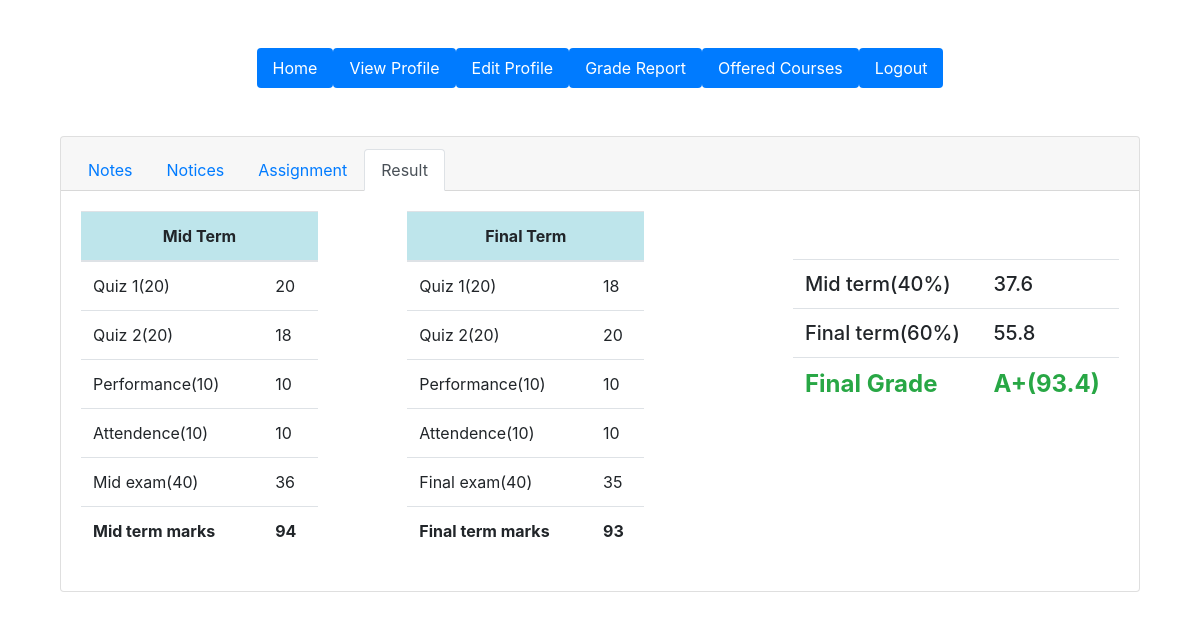
The app's page /students/result.php?eid=1 (signed in) with its own data.
### tables this page shows
CREATE TABLE `enrolledcourse` (
  `id` int(10) NOT NULL,
  `sId` int(10) NOT NULL,
  `cName` varchar(30) NOT NULL,
  `midQuiz1` int(5) DEFAULT NULL,
  `midQuiz2` int(5) DEFAULT NULL,
  `finalQuiz1` int(5) DEFAULT NULL,
  `finalQuiz2` int(5) DEFAULT NULL,
  `midAttendence` int(5) DEFAULT NULL,
  `midPerformance` int(5) DEFAULT NULL,
  `finalAttendence` int(5) DEFAULT NULL,
  `day` varchar(20) NOT NULL,
  `finalPerformance` int(5) DEFAULT NULL,
  `midExam` int(5) DEFAULT NULL,
  `finalExam` int(5) DEFAULT NULL,
  `time` varchar(20) NOT NULL
);

### students/gradeCalculate.php (called while the page is built)
<?php
  function gradeCalculate($total)
  {
    $grade = "";
    if($total >= 0 && $total < 50){
      $grade = "F";
    }
    else if($total >= 50 && $total < 55){
      $grade = "D";
    }
    else if($total >= 55 && $total < 60){
      $grade = "D+";
    }
    else if($total >= 60 && $total < 65){
      $grade = "C";
    }
    else if($total >= 65 && $total < 70){
      $grade = "C+";
    }
    else if($total >= 70 && $total < 80){
      $grade = "B";
    }
    else if($total >= 80 && $total < 85){
      $grade = "B+";
    }
    else if($total >= 85 && $total < 90){
      $grade = "A";
    }
    else{
      $grade = "A+";
    }
    return $grade;
  }
?>

### students/result.php (the view, shortened to what this page needs)
<?php
require '../model/dataaccess.php';
require 'gradeCalculate.php';
$course = array();
?>
<!DOCTYPE html>
<html lang="en">
<head>
    <link rel="stylesheet" href="https://cdnjs.cloudflare.com/ajax/libs/font-awesome/5.15.3/css/all.min.css">
    <link rel="stylesheet" href="../css/bootstrap.min.css">
		<?php
			if($connection->connect_error){
				die("connection failed:" . $connection->connect_error);
			}
			else{
				$eId = $_GET["eid"] ;
				$sql = "SELECT * FROM enrolledcourse WHERE id = '$eId'";
				$result = $connection->query($sql);
				if($result->num_rows > 0)
				{
						while($row = $result->fetch_assoc())
						{
								$course = $row;
						}
				}
				else{
					$resultErr = "No result Available!!";
				}
			}
		?>
</head>
<body>
		<div class="container">
			<ul class="nav nav-pills justify-content-center mt-5  ">
			  <li class="nav-items">
			    <a class="nav-link active " href="http://localhost/My Project/Project/students/home.php">Home</a>
			  </li>
			  <li class="nav-items">
			    <a class="nav-link active" href="http://localhost/My Project/Project/students/viewProfile.php">View Profile</a>
			  </li>
			  <li class="nav-items">
			    <a class="nav-link active" href="http://localhost/My Project/Project/students/editProfile.php">Edit Profile</a>
			  </li>
			  <li class="nav-items">
			    <a class="nav-link active" href="http://localhost/My Project/Project/students/gradeReport.php">Grade Report</a>
			  </li>
			  <li class="nav-items">
					<a class="nav-link active" href="http://localhost/My Project/Project/students/offeredCourses.php">Offered Courses</a>
				</li>
			  <li class="nav-items">
			    <a class="nav-link active" href="http://localhost/My Project/Project/logout.php">Logout</a>
			  </li>
			</ul>
			<div class="container my-5">
        <div class="card">
            <div class="card-header">
              <ul class="nav nav-tabs card-header-tabs">
                <li class="nav-item">
                  <a href="http://localhost/My Project/Project/students/classDetails.php?eid=<?php echo $_GET["eid"]; ?>" class="nav-link ">Notes</a>
                </li>
                <li class="nav-item">
                  <a href="http://localhost/My Project/Project/students/notice.php?eid=<?php echo $_GET["eid"]; ?>" class="nav-link">Notices</a>
                </li>
				<li class="nav-item">
                  <a href="http://localhost/My Project/Project/students/assignment.php?eid=<?php echo $_GET["eid"]; ?>" class="nav-link">Assignment</a>
                </li>
				<li class="nav-item">
                  <a href="http://localhost/My Project/Project/students/result.php?eid=<?php echo $_GET["eid"]; ?>" class="nav-link active">Result</a>
                </li>
              </ul>
            </div>
            <div class="card-body ">
				<div class="row">
					<div class="col-md-3">
		                <table class="table">
							<thead class="text-center table-info">
								<th colspan="2">Mid Term</th>
							</thead>
							<tbody>
			                	<tr>
			                		<td>Quiz 1(20)</td>
									<td><?php echo $course["midQuiz1"]; ?></td>
			                	</tr>
								<tr>
			                		<td>Quiz 2(20)</td>
									<td><?php echo $course["midQuiz2"]; ?></td>
			                	</tr>
								<tr>
			                		<td>Performance(10)</td>
									<td><?php echo $course["midPerformance"]; ?></td>
			                	</tr>
								<tr>
			                		<td>Attendence(10)</td>
									<td><?php echo $course["midAttendence"]; ?></td>
			                	</tr>
								<tr>
			                		<td>Mid exam(40)</td>
									<td><?php echo $course["midExam"]; ?></td>
			                	</tr>
								<tr class="">
			                		<th>Mid term marks</th>
									<th><?php echo $mt = $course["midQuiz1"]+$course["midQuiz2"]+$course["midPerformance"]+ $course["midAttendence"]+$course["midExam"]; ?></th>
			                	</tr>
							</tbody>
		                </table>
					</div>
				<div class="col-md-3 mx-auto">
	                <table class="table">
						<thead class="text-center table-info">
							<th colspan="2">Final Term</th>
						</thead>
						<tbody>
							<tr>
								<td>Quiz 1(20)</td>
								<td><?php echo $course["finalQuiz1"]; ?></td>
							</tr>
							<tr>
								<td>Quiz 2(20)</td>
								<td><?php echo $course["finalQuiz2"]; ?></td>
							</tr>
							<tr>
								<td>Performance(10)</td>
								<td><?php echo $course["finalPerformance"]; ?></td>
							</tr>
							<tr>
								<td>Attendence(10)</td>
								<td><?php echo $course["finalAttendence"]; ?></td>
							</tr>
							<tr>
		                		<td>Final exam(40)</td>
								<td><?php echo $course["finalExam"]; ?></td>
		                	</tr>
							<tr class="">
		                		<th>Final term marks</th>
								<th><?php echo $ft = $course["finalQuiz1"]+$course["finalQuiz2"]+$course["finalPerformance"]+ $course["finalAttendence"]+$course["finalExam"]; ?></th>
		                	</tr>
						</tbody>
	                </table>
				</div>
				<div class="col-md-4 ml-auto">
	                <table class="table table-borderless mt-5">
						<tbody>
							<tr class="h5">
								<td>Mid term(40%)</td>
								<td><?php echo $mft = ($mt*0.4); ?></td>
							</tr>
							<tr class="h5">
								<td>Final term(60%)</td>
								<td><?php echo $ftf = ($ft*0.6); ?></td>
							</tr>
							<tr class="h4 text-success">
		                		<th>Final Grade</th>
								<th ><?php $total=$mft+$ftf; echo gradeCalculate($total)."(".($mft+$ftf).")";?></th>
		                	</tr>
						</tbody>
	                </table>
				</div>
			</div>
            </div>
          </div>
		</div>
		</div>
</body>
</html>

### records on screen
enrolledcourse: midQuiz1 "20", midQuiz2 "18", midPerformance "10", midAttendence "10", midExam "36", midQuiz1+midQuiz2+midPerformance "94", finalQuiz1 "18", finalQuiz2 "20", finalPerformance "10", finalAttendence "10", finalExam "35", finalQuiz1+finalQuiz2+finalPerformance "93", $mft = ($mt*0.4) "37.6", $ftf = ($ft*0.6) "55.8", gradeCalculate($total) "A+", $mft+$ftf "93.4"
